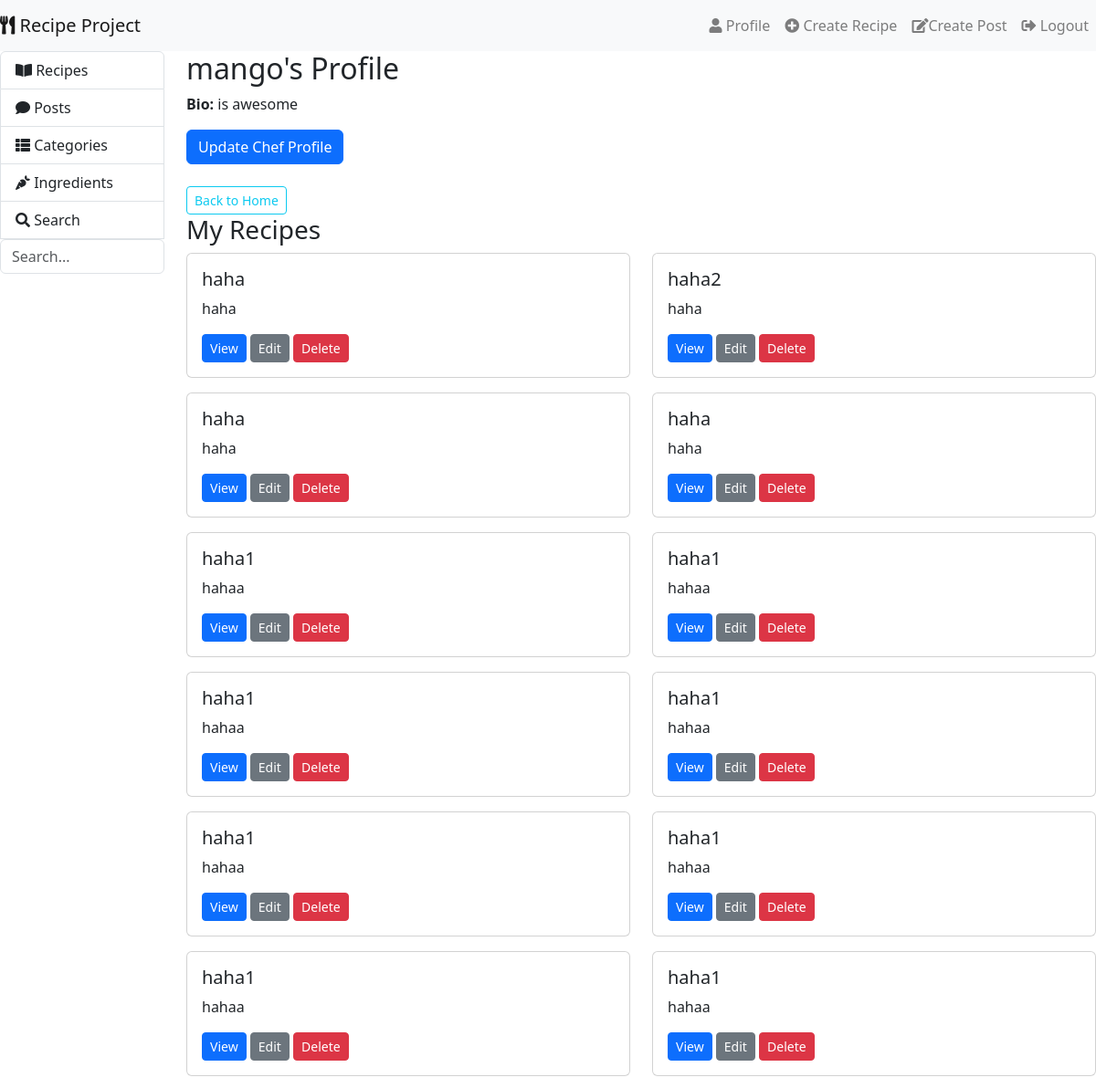
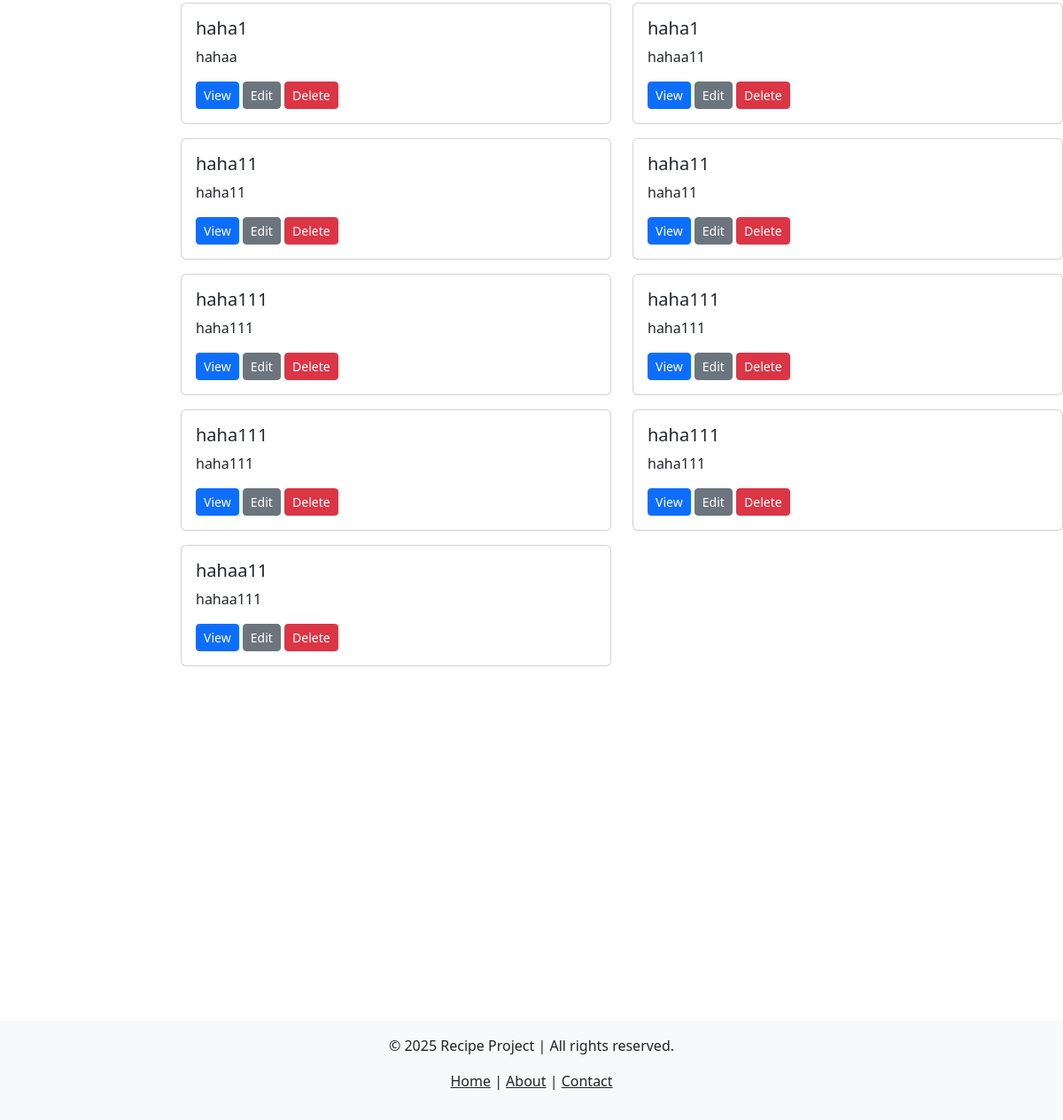
Page /profile/ (signed in) on the committed database (2 pictures, top to bottom).
### recipe_app/models.py (models this page shows, shortened)
class Chef(models.Model):
    user = models.OneToOneField(User, on_delete=models.CASCADE)
    name = models.CharField(max_length=255, blank=True)
    bio = models.TextField(blank=True, null=True)
    def __str__(self):
        return self.name if self.name else self.user.username

class Recipe(models.Model):
    chef = models.ForeignKey(Chef, on_delete=models.CASCADE)
    title = models.CharField(max_length=200)
    description = models.TextField()
    instructions = models.TextField()
    categories = models.ManyToManyField(Category)
    ingredients = models.ManyToManyField(Ingredient)

### recipe_app/views.py (the view)
# urls.py: path('profile/', views.ProfileView.as_view(), name='profile'),
class ProfileView(TemplateView):
    template_name = 'profile.html'
    def get_context_data(self, **kwargs):
        context = super().get_context_data(**kwargs)
        chef_id = self.kwargs.get('chef_id')
        if chef_id:
            chef = get_object_or_404(Chef, id=chef_id)
        else:
            chef = getattr(self.request.user, 'chef', None)
        context['chef'] = chef
        context['recipes'] = Recipe.objects.filter(chef=chef) if chef else None
        return context

### recipe_app/context_processors.py (called while the page is built)
def current_year(request):
    return {'current_year': datetime.now().year}

### templates/profile.html (shortened to what this page needs)
{% extends 'base.html' %}
{% block content %}
    <div class=“container”>
      <div class=“row”>
        <div class=“col-md-8”>
            {% if user.chef %}
                <h2>{{ chef}}'s Profile</h2>
                <p><strong>Bio:</strong> {{ chef.bio }}</p>
                <a href="{% url 'update_profile' %}" class="btn btn-primary">Update Chef Profile</a>
                <br>
                <br>
                <a href="{% url 'home' %}"><button type="button" class="btn btn-outline-info btn-sm">Back to Home</button></a>
            {% endif %}
        </div>
        <div class=“col-md-4”>
            <h3>My Recipes</h3>
                {% if recipes %}
                    <div class="row">
                        {% for recipe in recipes %}
                             <div class="col-12 col-md-6 mb-3">
                                <div class="card h-100">
                                    <div class="card-body">
                                        <h5 class="card-title">{{ recipe.title }}</h5>
                                        <p class="card-text">{{ recipe.description|truncatewords:15 }}</p>
                                        <a href="{% url 'view_recipe' recipe.pk %}" class="btn btn-sm btn-primary">View</a>
                                        <a href="{% url 'update_recipe' recipe.pk %}" class="btn btn-sm btn-secondary">Edit</a>
                                        <a href="{% url 'delete_recipe' recipe.pk %}" class="btn btn-sm btn-danger">Delete</a>
                                    </div>
                                </div>
                             </div>
                        {% endfor %}
                    </div>
                {% else %}
                    <p>No recipes found.</p>
                {% endif %}
        </div>
      </div>
    </div>
{% endblock %}

### rows in the picture
Chef: name "mango", bio "is awesome"
Recipe: title "haha", description "haha"
Recipe: title "haha2", description "haha"
Recipe: title "haha", description "haha"
Recipe: title "haha", description "haha"
Recipe: title "haha1", description "hahaa"
Recipe: title "haha1", description "hahaa"
Recipe: title "haha1", description "hahaa"
Recipe: title "haha1", description "hahaa"
Recipe: title "haha1", description "hahaa"
Recipe: title "haha1", description "hahaa"
Recipe: title "haha1", description "hahaa"
Recipe: title "haha1", description "hahaa"
Recipe: title "haha1", description "hahaa"
Recipe: title "haha1", description "hahaa11"
Recipe: title "haha11", description "haha11"
Recipe: title "haha11", description "haha11"
Recipe: title "haha111", description "haha111"
Recipe: title "haha111", description "haha111"
Recipe: title "haha111", description "haha111"
Recipe: title "haha111", description "haha111"
Recipe: title "hahaa11", description "hahaa111"
